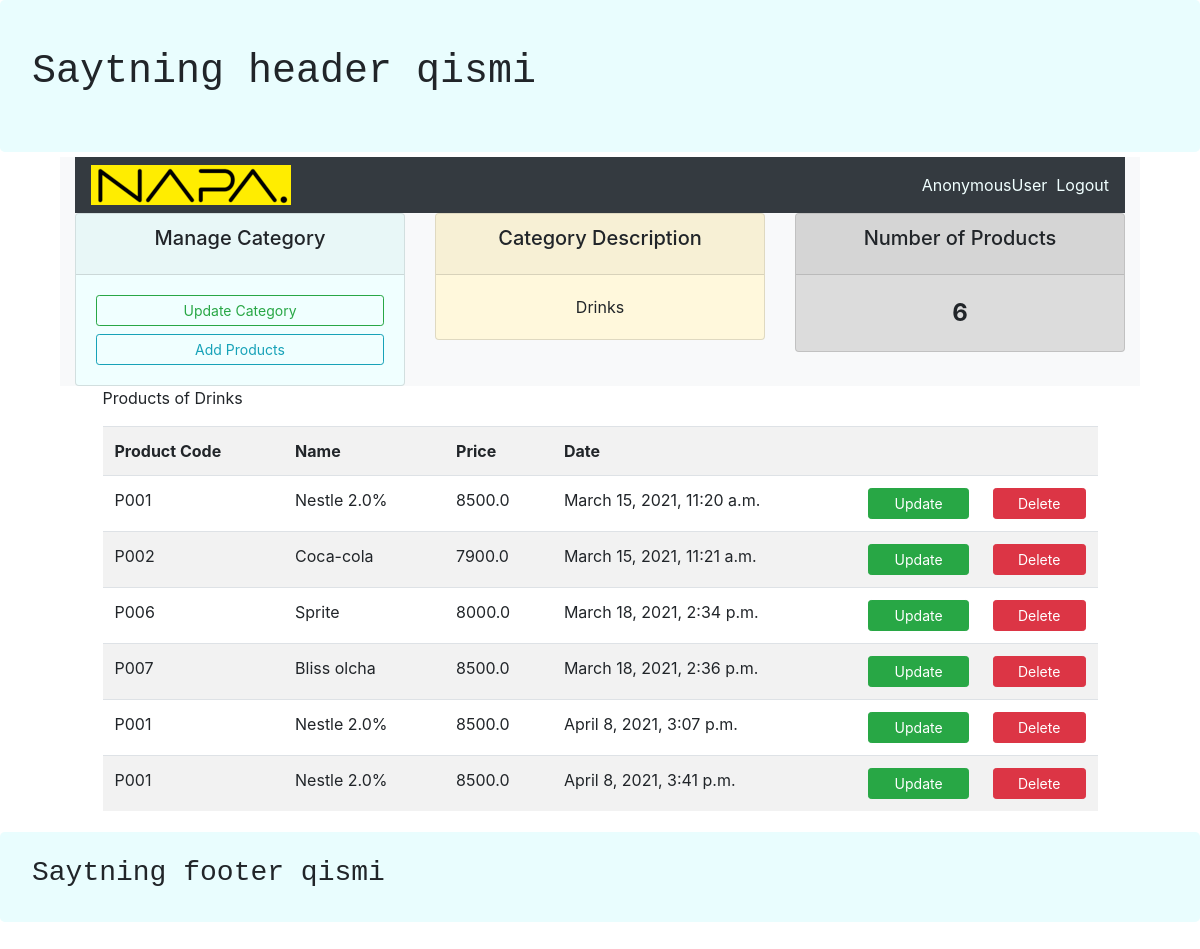
The app's page /category/2/, older data.
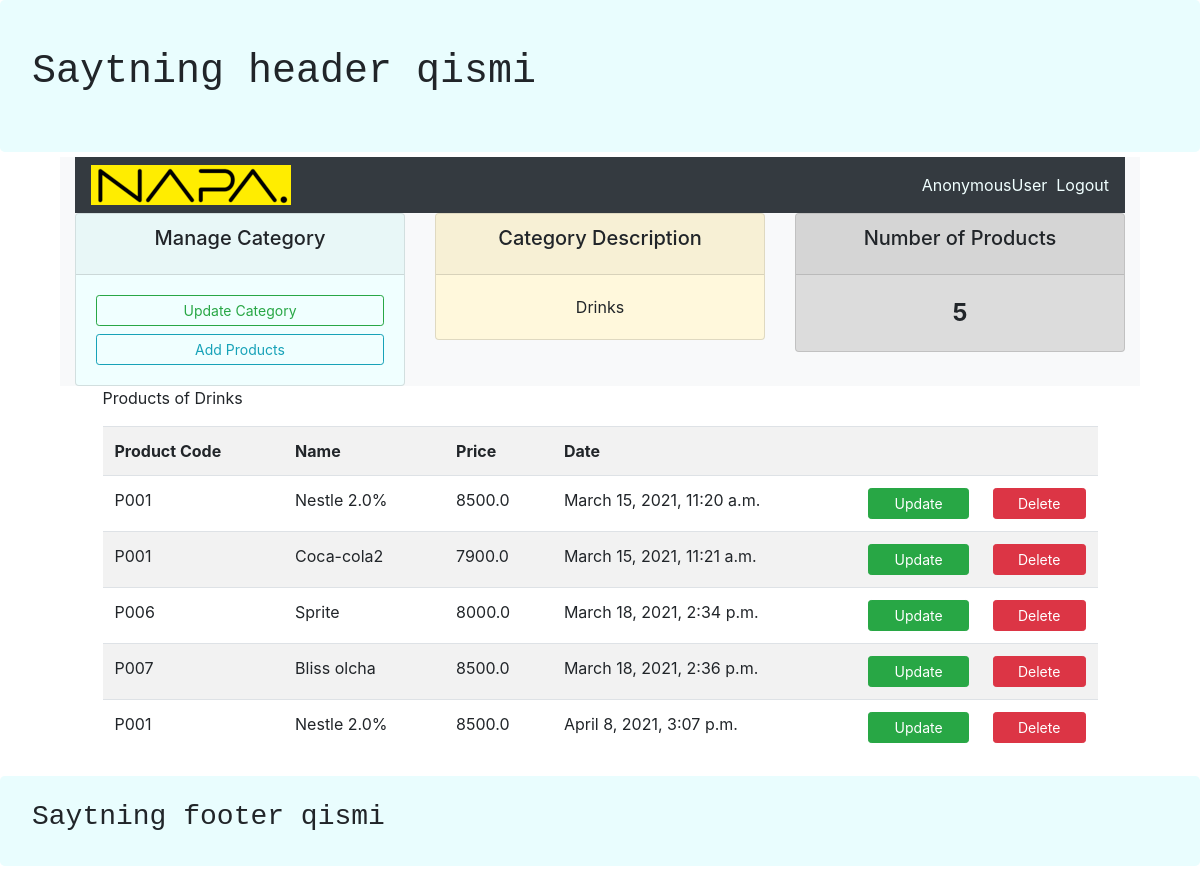
The same page, newer data.
### products/models.py (models this page shows, shortened)
class Product(models.Model):
    name = models.CharField(max_length=100, null=True)
    productCode = models.CharField(max_length=50, null=True)
    price = models.FloatField(null=True)
    category = models.ForeignKey(Category, null=True,on_delete=models.SET_NULL)
    description = models.CharField(max_length=200, null=True)
    date_created = models.DateTimeField(auto_now_add=True, null=True)

### products/views.py (the view)
# urls.py: path('category/<str:cid>/', views.categories, name="category"),
def categories(request, cid):
    category = Category.objects.get(id=cid)
    number_of_products = category.product_set.all().count()
    products = category.product_set.all()
    return render(
        request,
        'products/categories.html',
        {'category': category, 'number_of_products': number_of_products, 'products': products})

### products/templates/products/categories.html
{% extends 'products/main.html' %}
{% load static %}
{% block content %}
    <div class = "row">
        <div class="col-sm-4">
            <div class="card text-center" id="manage_category">
                <div class="card-header">
                    <h5 class="card-title">Manage Category</h5>
                </div>
                <div class="card-body">
                    <a class="btn btn-outline-success btn-sm btn-block" href="">Update Category</a>
                    <a class="btn btn-outline-info btn-sm btn-block" href="{% url 'create_products' category.id %}">Add Products</a>
                </div>
              </div>
        </div>
        <div class="col-sm-4">
            <div class="card text-center" id="category_desc">
                <div class="card-header">
                    <h5 class="card-title">Category Description</h5>
                </div>
                <div class="card-body">
                    <p class="card-text">{{category.description}}</p>
                </div>
              </div>
        </div>
        <div class="col-sm-4">
            <div class="card text-center" id="category_products">
                <div class="card-header">
                    <h5 class="card-title" >Number of Products</h5>
                </div>
                <div class="card-body">
                    <p class="card-text" style="font-size: x-large; font-weight: bold;">{{number_of_products}}</p>
                </div>
              </div>
        </div>
        </div>
    </div>
    <div class="row">
        <div class="col-sm-1"></div>
        <div class="col-md-10">
        <p>Products of {{category.name}}</p>
        <table class="table table-striped table-striped">
            <tr>
                <th>Product Code</th>
                <th>Name</th>
                <th>Price</th>
                <th>Date</th>
                <th></th>
                <th></th>
            </tr>
            {% for item in products%}
                <tr>
                    <td> {{item.productCode}} </td>
                    <td> {{item.name}} </td>
                    <td> {{item.price}} </td>
                    <td> {{item.date_created}} </td>
                    <td><a class="btn btn-success btn-sm btn-block" href="{% url 'update_products' item.id %}">Update</a></td>
                    <td><a class="btn btn-danger btn-sm btn-block" href="{% url 'delete_products' item.id %}">Delete</a></td>
                </tr>
            {% endfor %}
        </table>
        </div>
        <div class="col-sm-1"></div>
    </div>
{% endblock %}

Row changes from the older to the newer data that the page shows:
removed Product: productCode "P001", name "Nestle 2.0%", price "8500.0", date_created "April 8, 2021, 3:41 p.m."
changed Product: productCode "P002" → "P001"; name "Coca-cola" → "Coca-cola2"
Text that changed along with them:
{{ number_of_products }}: "6" → "5"
